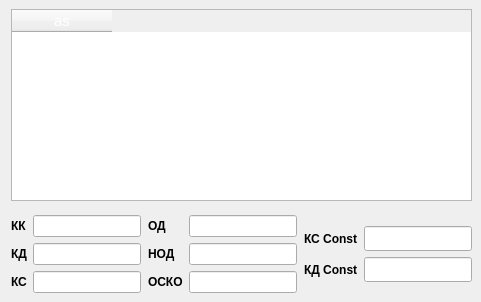
      <widget class="QWidget" name="tabAnalyse">
       <attribute name="title">
        <string>Анализ</string>
       </attribute>
       <layout class="QHBoxLayout" name="horizontalLayout">
        <property name="spacing">
         <number>0</number>
        </property>
        <property name="leftMargin">
         <number>0</number>
        </property>
        <property name="topMargin">
         <number>0</number>
        </property>
        <property name="rightMargin">
         <number>0</number>
        </property>
        <property name="bottomMargin">
         <number>0</number>
        </property>
        <item>
         <widget class="QWidget" name="pageAnalyseContainer" native="true">
          <layout class="QVBoxLayout" name="verticalLayout_6">
           <property name="leftMargin">
            <number>11</number>
           </property>
           <item>
            <widget class="QWidget" name="pageAnalyseSubContainer" native="true">
             <layout class="QVBoxLayout" name="verticalLayout_29">
              <property name="spacing">
               <number>14</number>
              </property>
              <property name="leftMargin">
               <number>0</number>
              </property>
              <property name="topMargin">
               <number>0</number>
              </property>
              <property name="rightMargin">
               <number>0</number>
              </property>
              <property name="bottomMargin">
               <number>0</number>
              </property>
              <item>
               <widget class="QTableWidget" name="tableDatabase">
                <property name="font">
                 <font>
                  <family>MS Shell Dlg 2</family>
                  <pointsize>11</pointsize>
                  <weight>9</weight>
                  <italic>false</italic>
                  <bold>false</bold>
                 </font>
                </property>
                <property name="styleSheet">
                 <string notr="true">color: rgb(255, 255, 255);
font: 75 11pt &quot;MS Shell Dlg 2&quot;;
</string>
                </property>
                <column>
                 <property name="text">
                  <string>as</string>
                 </property>
                </column>
               </widget>
              </item>
              <item>
               <widget class="QWidget" name="values" native="true">
                <property name="sizePolicy">
                 <sizepolicy hsizetype="Preferred" vsizetype="Preferred">
                  <horstretch>0</horstretch>
                  <verstretch>0</verstretch>
                 </sizepolicy>
                </property>
                <property name="minimumSize">
                 <size>
                  <width>0</width>
                  <height>0</height>
                 </size>
                </property>
                <property name="maximumSize">
                 <size>
                  <width>16777215</width>
                  <height>400</height>
                 </size>
                </property>
                <layout class="QHBoxLayout" name="horizontalLayout_16">
                 <property name="spacing">
                  <number>7</number>
                 </property>
                 <property name="leftMargin">
                  <number>0</number>
                 </property>
                 <property name="topMargin">
                  <number>0</number>
                 </property>
                 <property name="rightMargin">
                  <number>0</number>
                 </property>
                 <property name="bottomMargin">
                  <number>0</number>
                 </property>
                 <item>
                  <widget class="QFrame" name="coefficients">
                   <property name="frameShape">
                    <enum>QFrame::NoFrame</enum>
                   </property>
                   <property name="frameShadow">
                    <enum>QFrame::Plain</enum>
                   </property>
                   <property name="lineWidth">
                    <number>0</number>
                   </property>
                   <layout class="QHBoxLayout" name="horizontalLayout_18">
                    <property name="leftMargin">
                     <number>0</number>
                    </property>
                    <property name="topMargin">
                     <number>0</number>
                    </property>
                    <property name="rightMargin">
                     <number>0</number>
                    </property>
                    <property name="bottomMargin">
                     <number>0</number>
                    </property>
                    <item>
                     <widget class="QWidget" name="coefficientsLable" native="true">
                      <layout class="QVBoxLayout" name="verticalLayout_22">
                       <property name="leftMargin">
                        <number>0</number>
                       </property>
                       <property name="topMargin">
                        <number>0</number>
                       </property>
                       <property name="rightMargin">
                        <number>0</number>
                       </property>
                       <property name="bottomMargin">
                        <number>0</number>
                       </property>
                       <item>
                        <widget class="QLabel" name="labelKK">
                         <property name="font">
                          <font>
                           <pointsize>9</pointsize>
                           <weight>75</weight>
                           <bold>true</bold>
                          </font>
                         </property>
                         <property name="toolTip">
                          <string>Коэффициент Корреляции</string>
                         </property>
                         <property name="text">
                          <string>КК</string>
                         </property>
                        </widget>
                       </item>
                       <item>
                        <widget class="QLabel" name="labelKD">
                         <property name="font">
                          <font>
                           <pointsize>9</pointsize>
                           <weight>75</weight>
                           <bold>true</bold>
                          </font>
                         </property>
                         <property name="toolTip">
                          <string>Коэффициент Детерминации</string>
                         </property>
                         <property name="text">
                          <string>КД</string>
                         </property>
                        </widget>
                       </item>
                       <item>
                        <widget class="QLabel" name="labelKS">
                         <property name="font">
                          <font>
                           <pointsize>9</pointsize>
                           <weight>75</weight>
                           <bold>true</bold>
                          </font>
                         </property>
                         <property name="toolTip">
                          <string>Коэффициент Статистики</string>
                         </property>
                         <property name="text">
                          <string>КС</string>
                         </property>
                        </widget>
                       </item>
                      </layout>
                     </widget>
                    </item>
                    <item>
                     <widget class="QWidget" name="coefficientsEdit" native="true">
                      <layout class="QVBoxLayout" name="verticalLayout_30">
                       <property name="leftMargin">
                        <number>0</number>
                       </property>
                       <property name="topMargin">
                        <number>0</number>
                       </property>
                       <property name="rightMargin">
                        <number>0</number>
                       </property>
                       <property name="bottomMargin">
                        <number>0</number>
                       </property>
                       <item>
                        <widget class="QLineEdit" name="lineEditKK">
                         <property name="sizePolicy">
                          <sizepolicy hsizetype="Expanding" vsizetype="Preferred">
                           <horstretch>0</horstretch>
                           <verstretch>0</verstretch>
                          </sizepolicy>
                         </property>
                        </widget>
                       </item>
                       <item>
                        <widget class="QLineEdit" name="lineEditKD">
                         <property name="sizePolicy">
                          <sizepolicy hsizetype="Expanding" vsizetype="Preferred">
                           <horstretch>0</horstretch>
                           <verstretch>0</verstretch>
                          </sizepolicy>
                         </property>
                        </widget>
                       </item>
                       <item>
                        <widget class="QLineEdit" name="lineEditKS">
                         <property name="sizePolicy">
                          <sizepolicy hsizetype="Expanding" vsizetype="Preferred">
                           <horstretch>0</horstretch>
                           <verstretch>0</verstretch>
                          </sizepolicy>
                         </property>
                        </widget>
                       </item>
                      </layout>
                     </widget>
                    </item>
                   </layout>
                  </widget>
                 </item>
                 <item>
                  <widget class="QFrame" name="grade">
                   <property name="frameShape">
                    <enum>QFrame::NoFrame</enum>
                   </property>
                   <property name="frameShadow">
                    <enum>QFrame::Raised</enum>
                   </property>
                   <property name="lineWidth">
                    <number>0</number>
                   </property>
                   <layout class="QHBoxLayout" name="horizontalLayout_19">
                    <property name="leftMargin">
                     <number>0</number>
                    </property>
                    <property name="topMargin">
                     <number>0</number>
                    </property>
                    <property name="rightMargin">
                     <number>0</number>
                    </property>
                    <property name="bottomMargin">
                     <number>0</number>
                    </property>
                    <item>
                     <widget class="QWidget" name="gradeLable" native="true">
                      <layout class="QVBoxLayout" name="verticalLayout_35">
                       <property name="leftMargin">
                        <number>0</number>
                       </property>
                       <property name="topMargin">
                        <number>0</number>
                       </property>
                       <property name="rightMargin">
                        <number>0</number>
                       </property>
                       <property name="bottomMargin">
                        <number>0</number>
                       </property>
                       <item>
                        <widget class="QLabel" name="labelOD">
                         <property name="font">
                          <font>
                           <pointsize>9</pointsize>
                           <weight>75</weight>
                           <bold>true</bold>
                          </font>
                         </property>
                         <property name="toolTip">
                          <string>Оценка Дисперсии</string>
                         </property>
                         <property name="text">
                          <string>ОД</string>
                         </property>
                        </widget>
                       </item>
                       <item>
                        <widget class="QLabel" name="labelNOD">
                         <property name="font">
                          <font>
                           <pointsize>9</pointsize>
                           <weight>75</weight>
                           <bold>true</bold>
                          </font>
                         </property>
                         <property name="toolTip">
                          <string>Несмещенная Оценка Дисперсии</string>
                         </property>
                         <property name="text">
                          <string>НОД</string>
                         </property>
                        </widget>
                       </item>
                       <item>
                        <widget class="QLabel" name="labelOSKO">
                         <property name="font">
                          <font>
                           <pointsize>9</pointsize>
                           <weight>75</weight>
                           <bold>true</bold>
                          </font>
                         </property>
                         <property name="toolTip">
                          <string>Оценка Среднеквадратичного Отклонения</string>
                         </property>
                         <property name="text">
                          <string>ОСКО</string>
                         </property>
                        </widget>
                       </item>
                      </layout>
                     </widget>
                    </item>
                    <item>
                     <widget class="QWidget" name="gradeEdit" native="true">
                      <layout class="QVBoxLayout" name="verticalLayout_37">
                       <property name="leftMargin">
                        <number>0</number>
                       </property>
                       <property name="topMargin">
                        <number>0</number>
                       </property>
                       <property name="rightMargin">
                        <number>0</number>
                       </property>
                       <property name="bottomMargin">
                        <number>0</number>
                       </property>
                       <item>
                        <widget class="QLineEdit" name="lineEditOD">
                         <property name="sizePolicy">
                          <sizepolicy hsizetype="Expanding" vsizetype="Preferred">
                           <horstretch>0</horstretch>
                           <verstretch>0</verstretch>
                          </sizepolicy>
                         </property>
                        </widget>
                       </item>
                       <item>
                        <widget class="QLineEdit" name="lineEditNOD">
                         <property name="sizePolicy">
                          <sizepolicy hsizetype="Expanding" vsizetype="Preferred">
                           <horstretch>0</horstretch>
                           <verstretch>0</verstretch>
                          </sizepolicy>
                         </property>
                        </widget>
                       </item>
                       <item>
                        <widget class="QLineEdit" name="lineEditOSKO">
                         <property name="sizePolicy">
                          <sizepolicy hsizetype="Expanding" vsizetype="Preferred">
                           <horstretch>0</horstretch>
                           <verstretch>0</verstretch>
                          </sizepolicy>
                         </property>
                        </widget>
                       </item>
                      </layout>
                     </widget>
                    </item>
                   </layout>
                  </widget>
                 </item>
                 <item alignment="Qt::AlignVCenter">
                  <widget class="QFrame" name="constValues">
                   <property name="frameShape">
                    <enum>QFrame::NoFrame</enum>
                   </property>
                   <property name="frameShadow">
                    <enum>QFrame::Raised</enum>
                   </property>
                   <property name="lineWidth">
                    <number>0</number>
                   </property>
                   <layout class="QHBoxLayout" name="horizontalLayout_20">
                    <property name="leftMargin">
                     <number>0</number>
                    </property>
                    <property name="topMargin">
                     <number>0</number>
                    </property>
                    <property name="rightMargin">
                     <number>0</number>
                    </property>
                    <property name="bottomMargin">
                     <number>0</number>
                    </property>
                    <item>
                     <widget class="QWidget" name="constLable" native="true">
                      <layout class="QVBoxLayout" name="verticalLayout_39">
                       <property name="leftMargin">
                        <number>0</number>
                       </property>
                       <property name="topMargin">
                        <number>0</number>
                       </property>
                       <property name="rightMargin">
                        <number>0</number>
                       </property>
                       <property name="bottomMargin">
                        <number>0</number>
                       </property>
                       <item>
                        <widget class="QLabel" name="labelKSConst">
                         <property name="minimumSize">
                          <size>
                           <width>0</width>
                           <height>25</height>
                          </size>
                         </property>
                         <property name="font">
                          <font>
                           <pointsize>9</pointsize>
                           <weight>75</weight>
                           <bold>true</bold>
                          </font>
                         </property>
                         <property name="toolTip">
                          <string>Константа Коэффициента Статистики</string>
                         </property>
                         <property name="text">
                          <string>КС Const</string>
                         </property>
                        </widget>
                       </item>
                       <item>
                        <widget class="QLabel" name="labelKDConst">
                         <property name="minimumSize">
                          <size>
                           <width>0</width>
                           <height>25</height>
                          </size>
                         </property>
                         <property name="font">
                          <font>
                           <pointsize>9</pointsize>
                           <weight>75</weight>
                           <bold>true</bold>
                          </font>
                         </property>
                         <property name="toolTip">
                          <string>Константа Коэффициента Детерминации</string>
                         </property>
                         <property name="text">
                          <string>КД Const</string>
                         </property>
                        </widget>
                       </item>
                      </layout>
                     </widget>
                    </item>
                    <item>
                     <widget class="QWidget" name="constEdit" native="true">
                      <layout class="QVBoxLayout" name="verticalLayout_40">
                       <property name="leftMargin">
                        <number>0</number>
                       </property>
                       <property name="topMargin">
                        <number>0</number>
                       </property>
                       <property name="rightMargin">
                        <number>0</number>
                       </property>
                       <property name="bottomMargin">
                        <number>0</number>
                       </property>
                       <item>
                        <widget class="QLineEdit" name="lineEditKSConst">
                         <property name="sizePolicy">
                          <sizepolicy hsizetype="Expanding" vsizetype="Preferred">
                           <horstretch>0</horstretch>
                           <verstretch>0</verstretch>
                          </sizepolicy>
                         </property>
                         <property name="minimumSize">
                          <size>
                           <width>0</width>
                           <height>25</height>
                          </size>
                         </property>
                        </widget>
                       </item>
                       <item>
                        <widget class="QLineEdit" name="lineEditKDConst">
                         <property name="sizePolicy">
                          <sizepolicy hsizetype="Expanding" vsizetype="Preferred">
                           <horstretch>0</horstretch>
                           <verstretch>0</verstretch>
                          </sizepolicy>
                         </property>
                         <property name="minimumSize">
                          <size>
                           <width>0</width>
                           <height>25</height>
                          </size>
                         </property>
                        </widget>
                       </item>
                      </layout>
                     </widget>
                    </item>
                   </layout>
                  </widget>
                 </item>
                </layout>
               </widget>
              </item>
             </layout>
            </widget>
           </item>
          </layout>
         </widget>
        </item>
       </layout>
      </widget>
